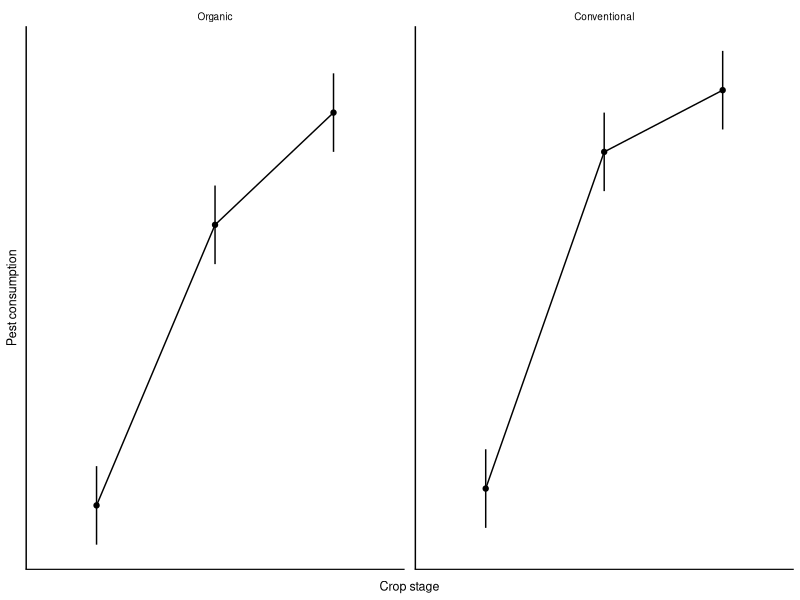
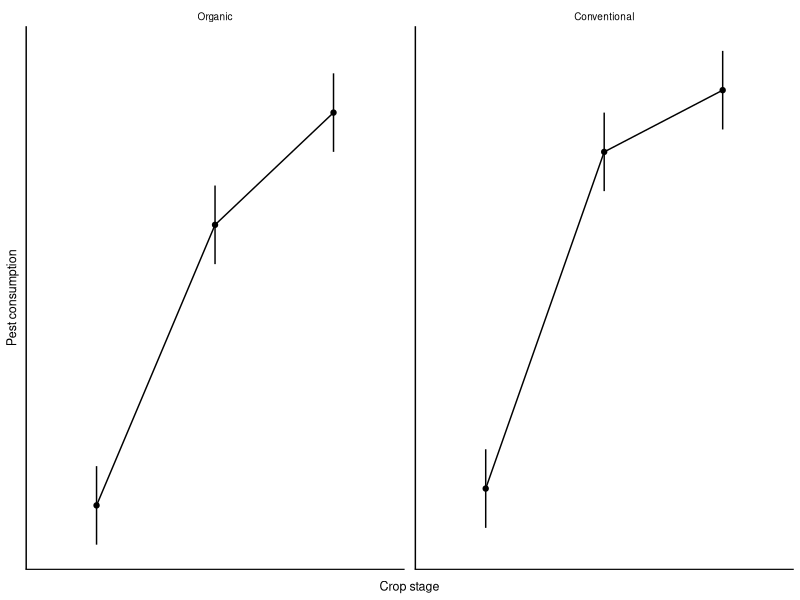

The R source for these figures, in order:
## -----------------------------------------------------------------------------
## Title: Create a plot of hypothetical pest consumption by predators
##
## Author: Gen-Chang Hsu
##
## Date: 2024-08-24
##
## Description:
## 1. Create a plot of hypothetical pest consumption by predators for figure 1d
##
## -----------------------------------------------------------------------------
set.seed(123)


# Libraries --------------------------------------------------------------------
library(tidyverse)


############################### Code starts here ###############################

# 1. A plot of hypothetical pest consumption by predators for figure 1d --------
fig1d_data <- tibble(farmtype = rep(c("Organic", "Conventional"), each = 3),
                     cropstage = rep(c("Tillering", "Flowering", "Ripening"), 2),
                     mean = c(0.2, 0.7, 0.90, 0.23, 0.83, 0.94),
                     se = c(0.07, 0.07, 0.07, 0.07, 0.07, 0.07)) %>% 
  mutate(farmtype = fct_relevel(farmtype, "Organic", "Conventional"),
         cropstage = fct_relevel(cropstage, "Tillering", "Flowering", "Ripening"))

ggplot(fig1d_data) + 
  geom_point(aes(x = cropstage, y = mean)) + 
  geom_errorbar(aes(x = cropstage, ymin = mean - se, ymax = mean + se), width = 0) + 
  geom_line(aes(x = cropstage, y = mean, group = 1)) + 
  geom_vline(xintercept = 0.4, linewidth = 1) + 
  facet_grid(. ~ farmtype) + 
  labs(x = "Crop stage", y = "Pest consumption") + 
  theme_classic(base_size = 9) + 
  theme(axis.text = element_blank(),
        axis.ticks = element_blank(),
        strip.background = element_blank(),
        strip.text = element_text(colour = "black"),
        axis.line.y = element_blank(),
        panel.spacing = unit(0.5, "lines"),
        axis.title.x = element_text(margin = margin(t = 6)))

ggsave("./Output/Figures/Figure1d.tiff", width = 2.5, height = 1.5, dpi = 600, device = "tiff")








